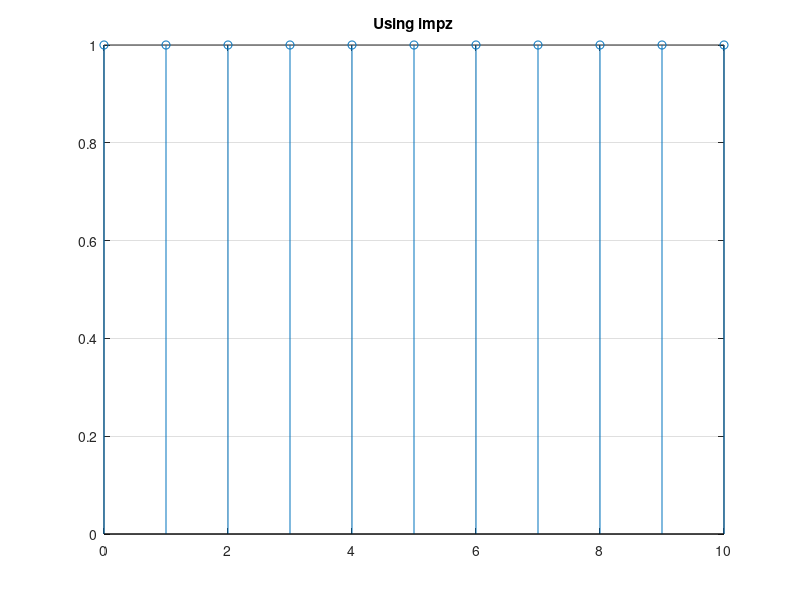
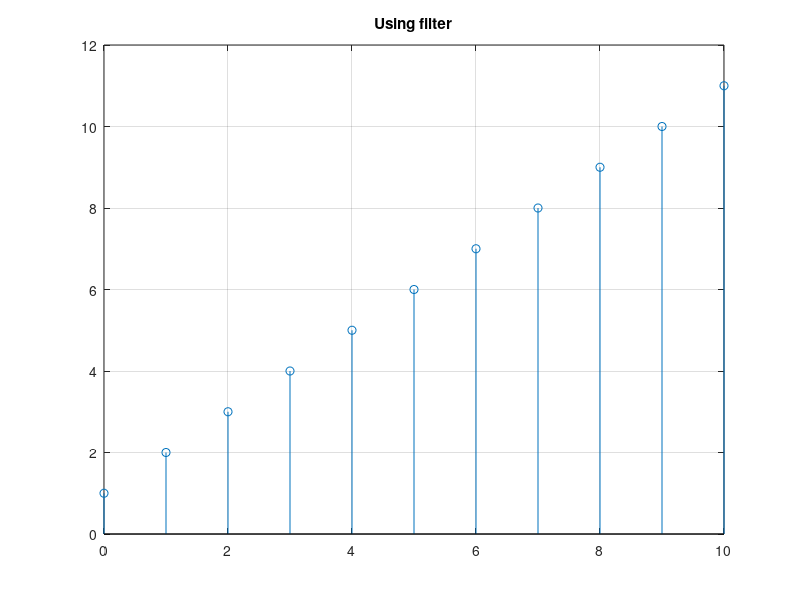
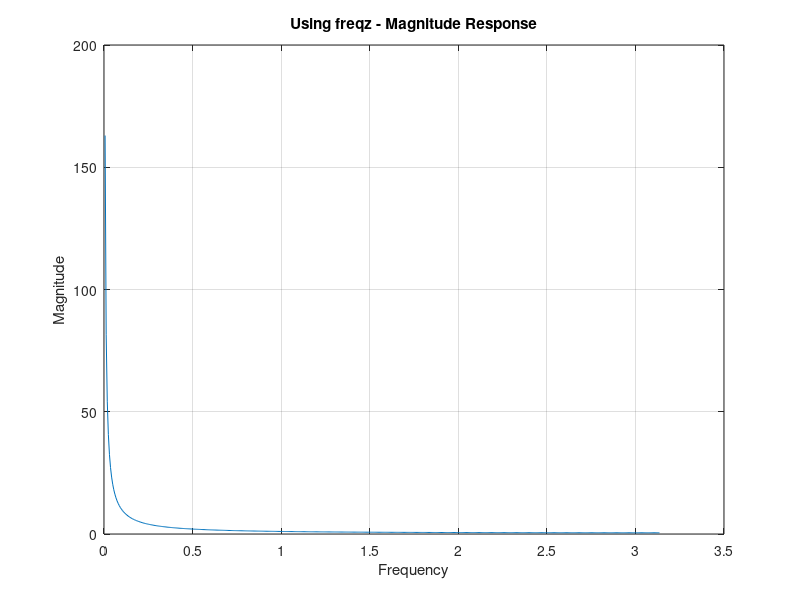

The MATLAB script that drew these images, in order:
clc; 
clear; 
close all; 
b = 1; 
a = [1 -1]; 
n = 0:10; 
% Using impz 
h = impz(b,a,length(n)); 
figure(1); 
stem(n,h); 
title('Using impz'); 
grid on; 
% Using filter 
x = ones(size(n)); 
y = filter(b,a,x); 
figure(2); 
stem(n,y); 
title('Using filter'); 
grid on; 
% Using freqz 
[H,w] = freqz(b,a,512); 
figure(3); 
plot(w,abs(H)); 
title('Using freqz - Magnitude Response'); 
xlabel('Frequency'); 
ylabel('Magnitude'); 
grid on; 
